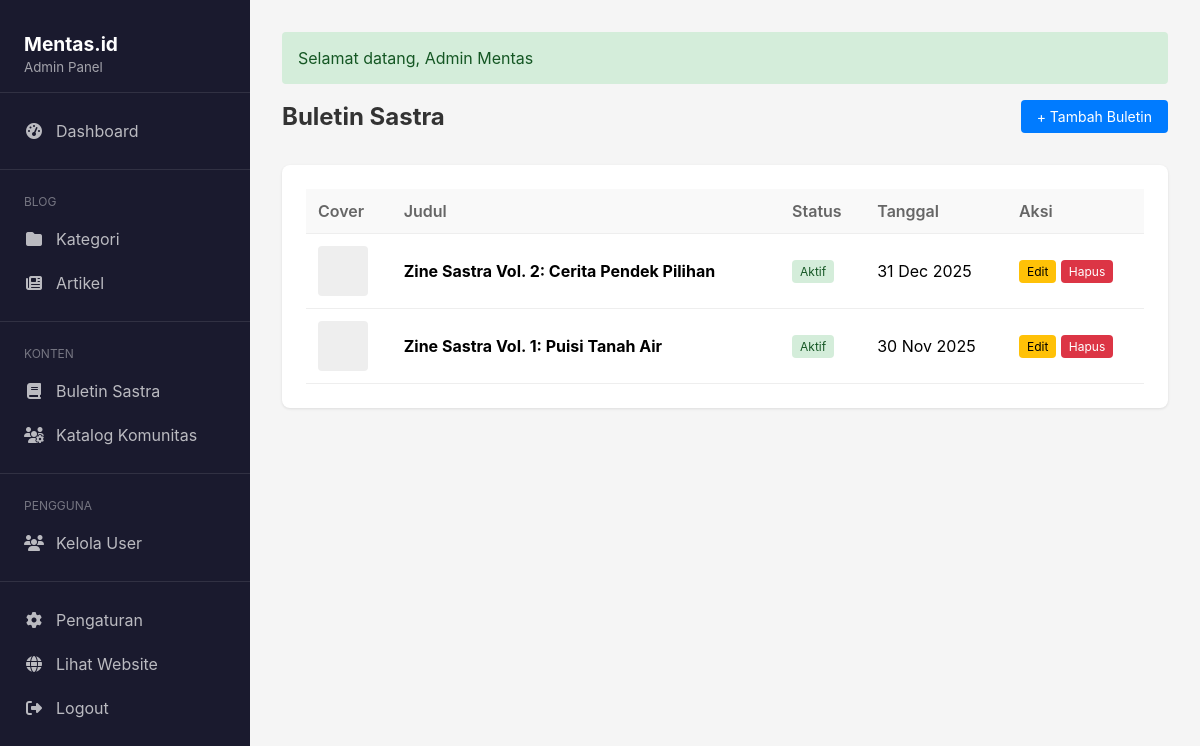
The page /admin/zines (signed in) on the database its author committed.
### tables this page shows
CREATE TABLE `zines` (
  `id` int NOT NULL,
  `title` varchar(255) NOT NULL,
  `slug` varchar(255) NOT NULL,
  `content` longtext,
  `cover_image` varchar(255) DEFAULT NULL,
  `is_active` tinyint(1) DEFAULT '1',
  `created_at` timestamp NULL DEFAULT CURRENT_TIMESTAMP,
  `updated_at` timestamp NULL DEFAULT CURRENT_TIMESTAMP ON UPDATE CURRENT_TIMESTAMP
);

### app/controllers/AdminController.php (called while the page is built, shortened)
<?php
class AdminController extends Controller
{
    public function zines()
    {
        $zineModel = new Zine();
        $zines = $zineModel->all();
        return $this->view('admin/zines/index', ['zines' => $zines]);
    }
}

### app/core/Router.php (called while the page is built, shortened)
<?php
class Router
{
    public function dispatch()
    {
        $method = 'index';
        $params = [];
        if (isset($_GET['url']) && !empty($_GET['url'])) {
            $url = explode('/', rtrim($_GET['url'], '/'));
            $segment1 = $url[0] ?? '';
            $segment2 = $url[1] ?? null;
            $possibleController = ucfirst($segment1) . 'Controller';
            $controllerPath = "../app/controllers/$possibleController.php";
            if (file_exists($controllerPath)) {
                if ($segment2) {
                    $method = $segment2;
                    $params = array_slice($url, 2);
                }
            } else {
                $controllerName = 'ContentController';
                $method = 'handle';
                $_GET['type'] = $segment1;
                $_GET['slug'] = $segment2;
            }
        }
        $controller = new $controllerName;
        call_user_func_array([$controller, $method], $params);
    }
}

### public/index.php (called while the page is built, shortened)
<?php
require_once '../app/config/database.php';
require_once '../app/core/Database.php';
require_once '../app/core/Router.php';
require_once '../app/models/Zine.php';
$router = new Router();
$router->dispatch();

### app/core/Database.php (called while the page is built, shortened)
<?php
class Database
{
    private static $instance = null;
    private $pdo;
    private function __construct()
    {
        try {
            $dsn = "mysql:host=" . DB_HOST . ";dbname=" . DB_NAME . ";charset=" . DB_CHARSET;
            $options = [
                PDO::ATTR_ERRMODE => PDO::ERRMODE_EXCEPTION,
                PDO::ATTR_DEFAULT_FETCH_MODE => PDO::FETCH_ASSOC,
                PDO::ATTR_EMULATE_PREPARES => false,
            ];
            $this->pdo = new PDO($dsn, DB_USER, DB_PASS, $options);
        } catch (PDOException $e) {
            die("Database connection failed: " . $e->getMessage());
        }
    }
    public static function getInstance()
    {
        if (self::$instance === null) {
            self::$instance = new self();
        }
        return self::$instance;
    }
    public function query($sql, $params = [])
    {
        $stmt = $this->pdo->prepare($sql);
        $stmt->execute($params);
        return $stmt->fetchAll();
    }
}

### app/models/Zine.php (called while the page is built, shortened)
<?php
class Zine
{
    private $db;
    public function __construct()
    {
        $this->db = Database::getInstance();
    }
    public function all()
    {
        return $this->db->query(
            "SELECT * FROM zines WHERE is_active = 1 ORDER BY created_at DESC"
        );
    }
}

### app/views/admin/zines/index.php (the view)
<?php require_once __DIR__ . '/../layout/header.php'; ?>
<div class="page-header">
    <h1>Buletin Sastra</h1>
    <a href="<?= BASE_URL ?>/admin/zineCreate" class="btn btn-primary">+ Tambah Buletin</a>
</div>
<div class="card">
    <table class="table">
        <thead>
            <tr>
                <th>Cover</th>
                <th>Judul</th>
                <th>Status</th>
                <th>Tanggal</th>
                <th>Aksi</th>
            </tr>
        </thead>
        <tbody>
            <?php if (empty($zines)): ?>
                <tr><td colspan="5" style="text-align: center; padding: 2rem;">Belum ada buletin</td></tr>
            <?php else: ?>
                <?php foreach ($zines as $zine): ?>
                    <tr>
                        <td>
                            <?php if ($zine['cover_image']): ?>
                                <img src="<?= BASE_URL ?>/<?= $zine['cover_image'] ?>" alt="" style="width: 50px; height: 50px; object-fit: cover; border-radius: 4px;">
                            <?php else: ?>
                                <div style="width: 50px; height: 50px; background: #eee; border-radius: 4px;"></div>
                            <?php endif; ?>
                        </td>
                        <td><strong><?= htmlspecialchars($zine['title']) ?></strong></td>
                        <td>
                            <?php if ($zine['is_active']): ?>
                                <span class="badge badge-success">Aktif</span>
                            <?php else: ?>
                                <span class="badge badge-secondary">Nonaktif</span>
                            <?php endif; ?>
                        </td>
                        <td><?= date('d M Y', strtotime($zine['created_at'])) ?></td>
                        <td>
                            <a href="<?= BASE_URL ?>/admin/zineEdit/<?= $zine['id'] ?>" class="btn btn-sm btn-warning">Edit</a>
                            <a href="<?= BASE_URL ?>/admin/zineDelete/<?= $zine['id'] ?>" class="btn btn-sm btn-danger" onclick="return confirm('Yakin hapus?')">Hapus</a>
                        </td>
                    </tr>
                <?php endforeach; ?>
            <?php endif; ?>
        </tbody>
    </table>
</div>
<?php require_once __DIR__ . '/../layout/footer.php'; ?>

### app/views/admin/layout/header.php (style rules this page uses)
* { margin: 0; padding: 0; box-sizing: border-box; }
body { font-family: -apple-system, BlinkMacSystemFont, 'Segoe UI', Roboto, sans-serif; background: #f5f5f5; }
.page-header { display: flex; justify-content: space-between; align-items: center; margin-bottom: 2rem; }
.page-header h1 { font-size: 1.5rem; color: #333; }
.card { background: #fff; border-radius: 8px; box-shadow: 0 1px 3px rgba(0,0,0,0.1); padding: 1.5rem; margin-bottom: 1.5rem; }
.table { width: 100%; border-collapse: collapse; }
.table th, .table td { padding: 0.75rem; text-align: left; border-bottom: 1px solid #eee; }
.table th { color: #666; font-weight: 600; background: #f9f9f9; }
.btn { display: inline-block; padding: 0.5rem 1rem; border: none; border-radius: 4px; cursor: pointer; text-decoration: none; font-size: 0.875rem; }
.btn-sm { padding: 0.25rem 0.5rem; font-size: 0.75rem; }
.btn-primary { background: #007bff; color: #fff; }
.btn-danger { background: #dc3545; color: #fff; }
.btn-warning { background: #ffc107; color: #000; }
.badge { display: inline-block; padding: 0.25rem 0.5rem; border-radius: 4px; font-size: 0.75rem; }
.badge-success { background: #d4edda; color: #155724; }

### rows shown on the page
zines: title "Zine Sastra Vol. 2: Cerita Pendek Pilihan", is_active "Aktif", created_at "31 Dec 2025"
zines: title "Zine Sastra Vol. 1: Puisi Tanah Air", is_active "Aktif", created_at "30 Nov 2025"

### other values the page prints
$flash['message'] "Selamat datang, Admin Mentas"
